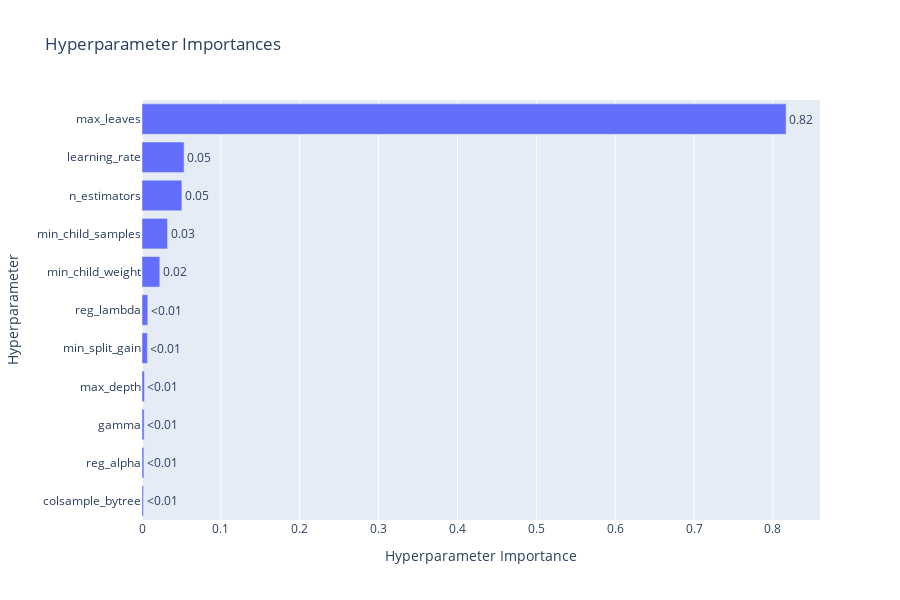

Source (notebook cell):
### Code cell
fig = optuna.visualization.plot_param_importances(study)
fig.update_layout(width=900,height=600)
fig.show()

### Figure 1 — Plotly figure (JSON) as saved in the notebook; plotly's stock layout.template omitted (floating-point values rounded to 4 significant figures)
{"data": [{"cliponaxis": false, "hovertemplate": ["colsample_bytree (FloatDistribution): 0.0019238850036323145<extra></extra>", "reg_alpha (FloatDistribution): 0.0023734911948233863<extra></extra>", "gamma (FloatDistribution): 0.00268376852730557<extra></extra>", "max_depth (IntDistribution): 0.0031048583291781503<extra></extra>", "min_split_gain (FloatDistribution): 0.006876565713610884<extra></extra>", "reg_lambda (FloatDistribution): 0.007353103875033864<extra></extra>", "min_child_weight (IntDistribution): 0.02257407265365385<extra></extra>", "min_child_samples (IntDistribution): 0.032398577769239746<extra></extra>", "n_estimators (IntDistribution): 0.05062103844868213<extra></extra>", "learning_rate (FloatDistribution): 0.05337105852231233<extra></extra>", "max_leaves (IntDistribution): 0.8167195799625278<extra></extra>"], "name": "Objective Value", "orientation": "h", "text": ["<0.01", "<0.01", "<0.01", "<0.01", "<0.01", "<0.01", "0.02", "0.03", "0.05", "0.05", "0.82"], "textposition": "outside", "type": "bar", "x": [0.001924, 0.002373, 0.002684, 0.003105, 0.006877, 0.007353, 0.02257, 0.0324, 0.05062, 0.05337, 0.8167], "y": ["colsample_bytree", "reg_alpha", "gamma", "max_depth", "min_split_gain", "reg_lambda", "min_child_weight", "min_child_samples", "n_estimators", "learning_rate", "max_leaves"]}], "layout": {"height": 600, "title": {"text": "Hyperparameter Importances"}, "width": 900, "xaxis": {"title": {"text": "Hyperparameter Importance"}}, "yaxis": {"title": {"text": "Hyperparameter"}}}}
